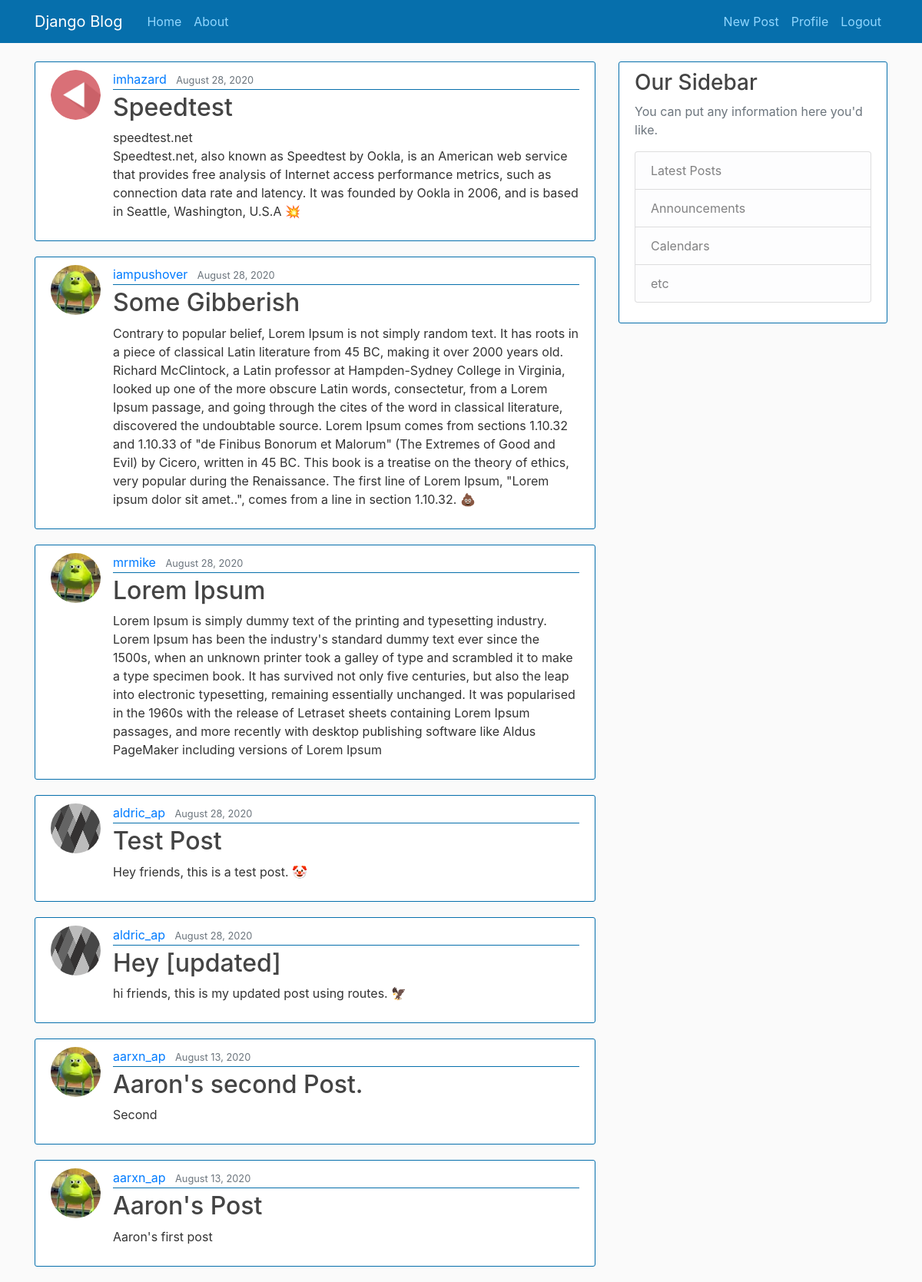
Screenshot of / (signed in) with the database file from the repository.
### blog/models.py (models this page shows, shortened)
class Post(models.Model):  # creating the following attributes.
    title = models.CharField(max_length=100)
    content = models.TextField()
    date_posted = models.DateTimeField(default=timezone.now)
    author = models.ForeignKey(User, on_delete=models.CASCADE, null=True)

### users/models.py (models this page shows, shortened)
class Profile(models.Model):
    user = models.OneToOneField(User, on_delete=models.CASCADE)
    image = models.ImageField(default='default.jpg', upload_to='profile_pics')

### blog/views.py (the view)
# urls.py: path('', PostListView.as_view(), name='blog-home'),
class PostListView(ListView):
    model = Post
    template_name = 'blog/home.html'
    context_object_name = 'posts'
    ordering = ['-date_posted']

### blog/templates/blog/home.html
{%extends "blog/base.html"%} {%block content%}
{% for post in posts %}
<article class="media content-section">
  <img
    class="rounded-circle article-img"
    src="{{post.author.profile.image.url}}"
  />
  <div class="media-body">
    <div class="article-metadata">
      <a class="mr-2" href="#">{{ post.author }}</a>
      <small class="text-muted">{{ post.date_posted|date:"F d, Y" }}</small>
    </div>
    <h2>
      <a class="article-title" href="{%url 'post-detail' post.id%}"
        >{{ post.title }}</a
      >
    </h2>
    <p class="article-content">{{ post.content }}</p>
  </div>
</article>
{% endfor %} {% endblock content%}

### blog/static/blog/main.css (style rules this page uses)
body { background: #fafafa; color: #333333; margin-top: 5rem; }
h1, h2, h3, h4, h5, h6 { color: #444444; }
.content-section { background: #ffffff; padding: 10px 20px; border: 1px solid #066fac; border-radius: 3px; margin-bottom: 20px; }
.article-title { color: #444444; }
.article-content { white-space: pre-line; }
.article-img { height: 65px; width: 65px; margin-right: 16px; }
.article-metadata { padding-bottom: 1px; margin-bottom: 4px; border-bottom: 1px solid #066fac; }

### rows the page displays
Post: author.profile.image (picture), author "imhazard", date_posted "August 28, 2020", title "Speedtest", content "speedtest.net Speedtest.net, also known as Speedtest by Ookla, is an American web service that provides free analysis of Internet access performance metrics, such as connection data rate and latency. It was founded by Ookla in 2006, and is based in Seattle, Washington, U.S.A 💥"
Post: author.profile.image (placeholder picture), author "iampushover", date_posted "August 28, 2020", title "Some Gibberish", content "Contrary to popular belief, Lorem Ipsum is not simply random text. It has roots in a piece of classical Latin literature from 45 BC, making it over 2000 years old. Richard McClintock, a Latin professor at Hampden-Sydney College in Virginia, looked up one of the more obscure Latin words, consectetur, from a Lorem Ipsum passage, and going through the cites of the word in classical literature, discovered the undoubtable source. Lorem Ipsum comes from sections 1.10.32 and 1.10.33 of \"de Finibus Bonorum et Malorum\" (The Extremes of Good and Evil) by Cicero, written in 45 BC. This book is a treatise on the theory of ethics, very popular during the Renaissance. The first line of Lorem Ipsum,…"
Post: author.profile.image (picture), author "mrmike", date_posted "August 28, 2020", title "Lorem Ipsum", content "Lorem Ipsum is simply dummy text of the printing and typesetting industry. Lorem Ipsum has been the industry's standard dummy text ever since the 1500s, when an unknown printer took a galley of type and scrambled it to make a type specimen book. It has survived not only five centuries, but also the leap into electronic typesetting, remaining essentially unchanged. It was popularised in the 1960s with the release of Letraset sheets containing Lorem Ipsum passages, and more recently with desktop publishing software like Aldus PageMaker including versions of Lorem Ipsum"
Post: author.profile.image (picture), author "aldric_ap", date_posted "August 28, 2020", title "Test Post", content "Hey friends, this is a test post. 🤡"
Post: author.profile.image (picture), author "aldric_ap", date_posted "August 28, 2020", title "Hey [updated]", content "hi friends, this is my updated post using routes. 🦅"
Post: author.profile.image (placeholder picture), author "aarxn_ap", date_posted "August 13, 2020", title "Aaron's second Post.", content "Second"
Post: author.profile.image (placeholder picture), author "aarxn_ap", date_posted "August 13, 2020", title "Aaron's Post", content "Aaron's first post"
